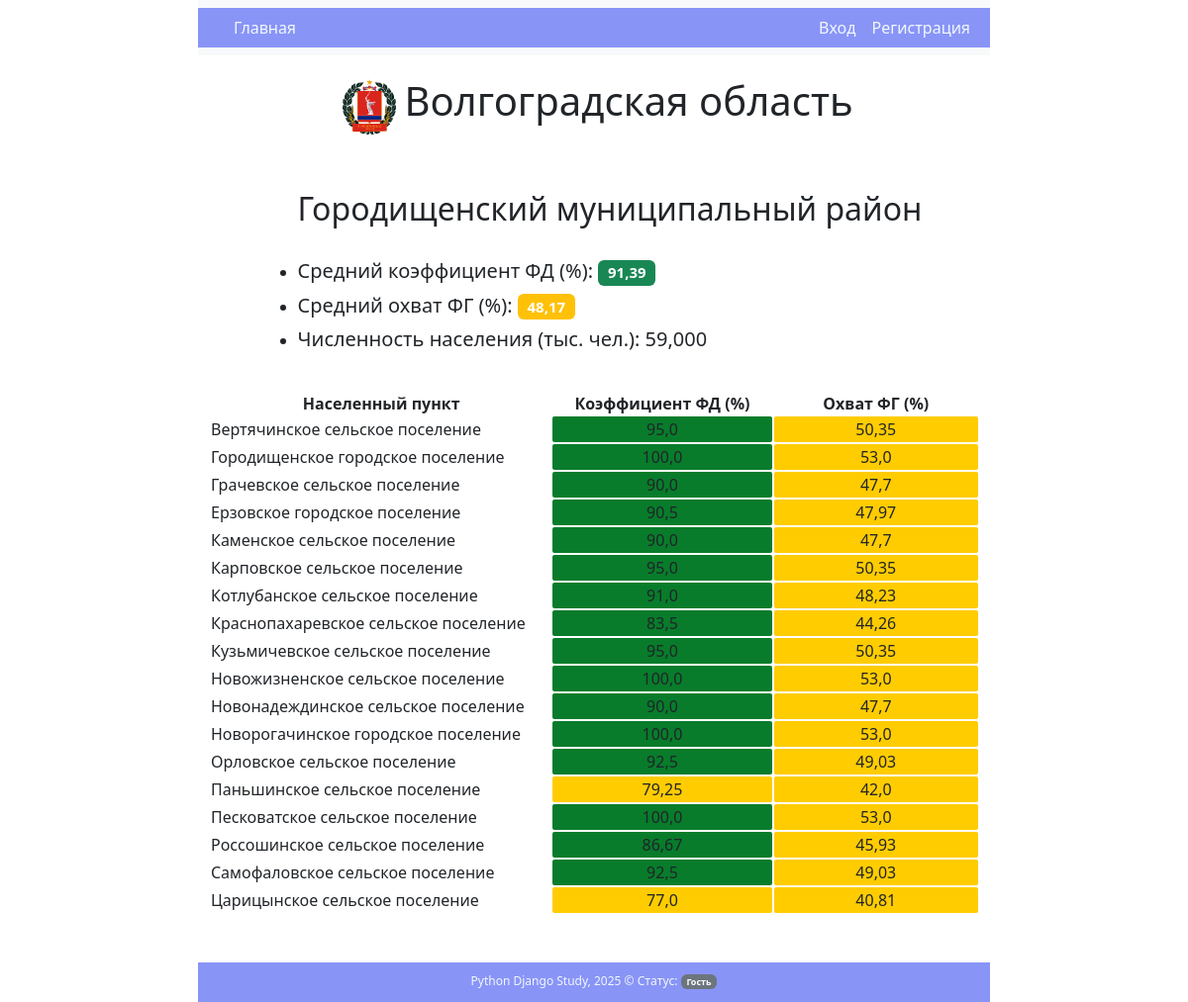
/mo/3/, run on an earlier commit of the app's database.
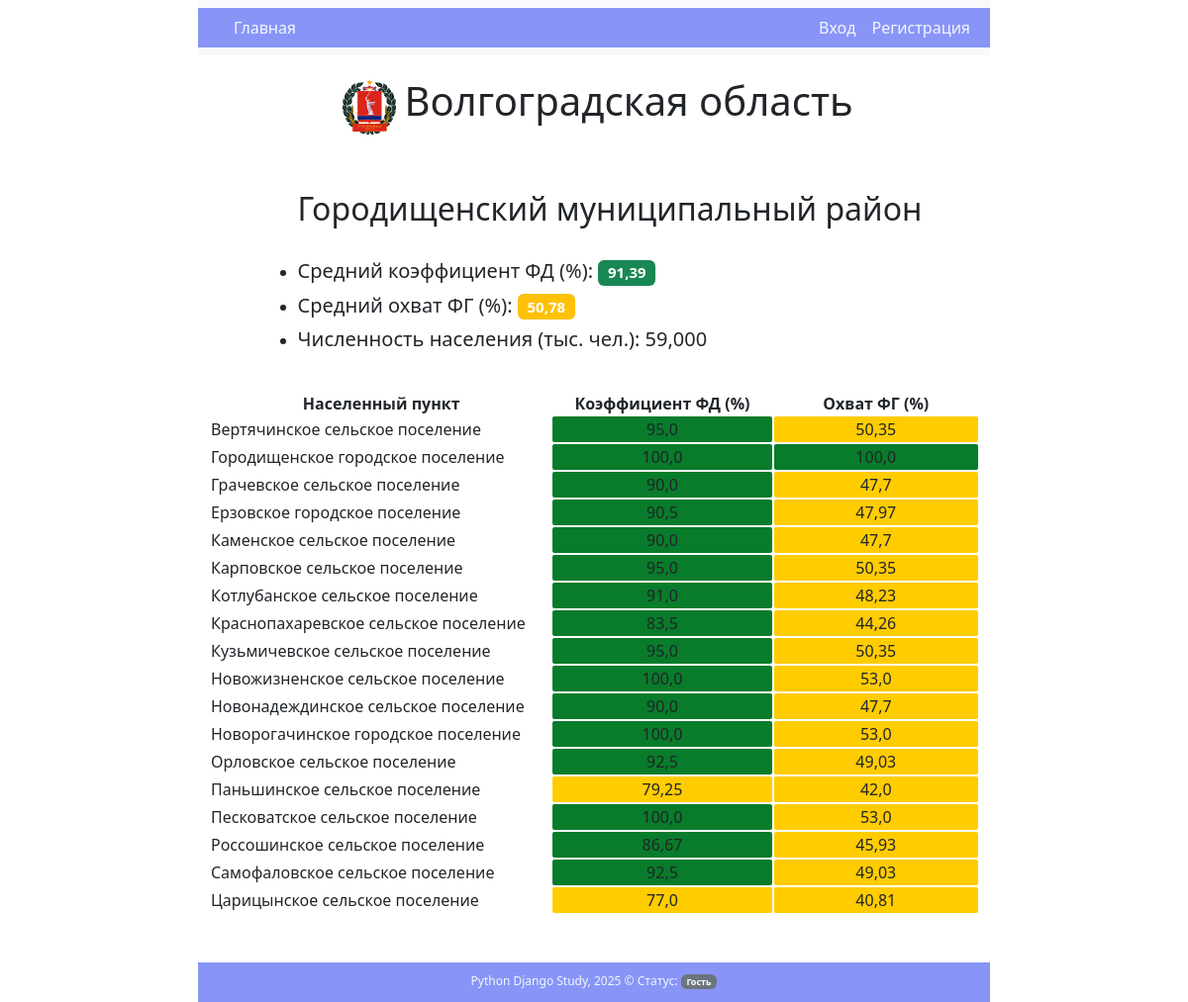
And on a later commit of the database.
### core/models.py (models this page shows)
class StatisticsShort(models.Model):
    MO = models.ForeignKey(MO, on_delete=models.SET_NULL, null=True, blank=True, verbose_name="Муниципальное образование второго уровня")
    period = models.DateTimeField(auto_now_add=True, verbose_name="Отчетный период")
    MO2	= models.TextField (verbose_name="Муниципальное образование второго уровня")
    MO1	= models.TextField (verbose_name="Муниципальное образование первого уровня")
    F = models.FloatField(verbose_name="Коэффициент финансовой доступности")
    FG = models.FloatField(verbose_name="Коэффициент финансовой грамотности")
    CHN	= models.FloatField (verbose_name="Население", help_text="Численность населения")
    CHN_Sub	= models.FloatField (verbose_name="Население", help_text="Численность населения")
    Pop_Per	= models.FloatField (verbose_name="Население", help_text="Численность населения")
    class Meta:
        verbose_name = "Статистика"
        verbose_name_plural = "отчеты"

### core/views.py (the view)
# urls.py: path('mo/<int:mo_id>/', MO_View.as_view(), name='mo'),
class MO_View(TemplateView):
    template_name = "MO.html"
    model = StatisticsShort
    context_object_name = 'mo'
    pk_url_kwarg = "mo_id"
    def get_context_data(self, **kwargs):
        context = super().get_context_data(**kwargs)
        mo_id = self.kwargs.get('mo_id')  # Извлекаем mo_id из URL
        mo = StatisticsShort.objects.filter(MO=mo_id)  # Получаем все объекты по mo_id
        mo_head = StatisticsShort.objects.values("MO2").annotate(avg_F=Avg('F')).annotate(avg_FG=Avg('FG')).annotate(avg_CHN=Avg('CHN')).filter(MO=mo_id)
        context['mo'] = mo  # Добавляем объект в контекст
        for item in context['mo']:
            item.F = float(item.F.replace(',', '.'))  # Заменяем запятую на точку и преобразуем в число
            item.FG = float(item.FG.replace(',', '.'))
        context['mo_head'] = mo_head
        return context

### core/context_processors.py (called while the page is built)
def get_main_menu(request):
    context = {
        'menu':[
            {'name': "Главная", 'url':'landing'},
        ]
    }
    return context

### core/templates/MO.html
{% extends "base.html" %}
{% load static %}
{% block content %}
    <div class="region_info d-flex flex-row mb-3 justify-content-center">
        <div class="p-2">
            <img src="{% static 'images/Gerb VO.png' %}" alt="Волгоградская область" class="reg_gerb">
        </div>
        <div class="p-6">
            <p class="region">Волгоградская область</p>
        </div>
	</div>
	<div class="d-flex flex-row mb-3 justify-content-center">
		{% for item in mo_head %}
			<ul >
				<h2>{{item.MO2}}</h2><br>
				{% if item.avg_F  >= 80 %}
                        <li><h5>Средний коэффициент ФД (%): <span class="badge bg-success">{{item.avg_F |floatformat:2 }}</span></h5></li>
                        {% elif item.avg_F >= 60 %}
                            <li><h5>Средний коэффициент ФД (%): <span class="badge bg-warning">{{item.avg_F |floatformat:2 }}</span></h5></li>
						{% elif item.avg_F >= 40 %}
                            <li><h5>Средний коэффициент ФД (%): <span class="badge bg-warning">{{item.avg_F |floatformat:2 }}</span></h5></li>
						{% elif item.avg_F >= 20 %}
                            <li><h5>Средний коэффициент ФД (%): <span class="badge bg-danger">{{item.avg_F |floatformat:2 }}</span></h5></li>
						{% elif item.avg_F >= 0 %}
                            <li><h5>Средний коэффициент ФД (%): <span class="badge bg-danger">{{item.avg_F |floatformat:2 }}</span></h5></li>
                    {% endif %}
				{% if item.avg_FG  >= 60 %}
                        <li><h5>Средний охват ФГ (%): <span class="badge bg-success">{{item.avg_FG |floatformat:2 }}</span></h5></li>
                        {% elif item.avg_FG >= 40 %}
                            <li><h5>Средний охват ФГ (%): <span class="badge bg-warning">{{item.avg_FG |floatformat:2 }}</span></h5></li>
						{% elif item.avg_FG >= 20 %}
                            <li><h5>Средний охват ФГ (%): <span class="badge bg-danger">{{item.avg_FG |floatformat:2 }}</span></h5></li>
						{% elif item.avg_FG >= 0 %}
                            <li><h5>Средний охват ФГ (%): <span class="badge bg-secondary">{{item.avg_FG |floatformat:2 }}</span></h5></li>
                    {% endif %}
				<li><h5>Численность населения (тыс. чел.):  {{item.avg_CHN |floatformat:3 }}</h5></li>
			</ul>
		{% endfor %}
	</div>
	<div class=" d-flex flex-row mb-3 justify-content-center">
		<table>
			<thead>
				<tr>
					<th class="table_name">Населенный пункт </th>
					<th class="table_data">Коэффициент ФД (%)</th>
					<th></th>
					<th class="table_data">Охват ФГ (%)</th>
				</tr>
			</thead>
			<tbody>
				{% for item in mo %}
				<tr>
					<td >{{ item.MO1 }}</td>
					<td class="table_data" style="background-color: {% if item.F >= 80 %} #087c2bff {% elif item.F >= 60 %} #ffcc00 {% elif item.F >= 40 %} #ff9900 {% elif item.F >= 20 %} #ff3300 {% else %} #ff0000 {% endif %};">
					{{ item.F }}
					</td>
					<td></td>
					<td class="table_data" style="background-color: {% if item.FG >= 60 %} #087c2bff {% elif item.FG >= 40 %} #ffcc00  {% elif item.FG >= 20 %} #ff3300 {% else %} #ff0000 {% endif %};">
					{{ item.FG }}
					</td>
				</tr>
				<tr class = "table-row">
					<td></td>
				</tr>
				{% endfor %}
			</tbody>
		</table>
	</div>
{% endblock content %}

### core/templates/base.html (shortened to what this page needs)
{% load static %}
<!DOCTYPE html>
<html lang="ru">
    <head>
        {% block styles %}
            <link href="https://cdn.jsdelivr.net/npm/bootstrap@5.3.2/dist/css/bootstrap.min.css" rel="stylesheet">
            <link rel="stylesheet" type="text/css" href="{% static 'css\main.css' %}">
            <link rel="stylesheet" href="https://cdn.jsdelivr.net/npm/bootstrap-icons@1.8.1/font/bootstrap-icons.css">
        {% endblock styles %}
    </head>
    <body>
        {% block header %}
            <header>
                {% include "nav-bar.html" %}
            </header>
        {% endblock header %}
        <main>
            <div class="col-md-8 container-fluid">
                {% block content %}
                {% endblock content %}
            </div>
        </main>
        <div class="toast-container position-fixed top-0 start-50 p-3">
        </div>
        <div class="anti_footer">
            <br>
            <br>
            <br>
        </div>
        {% block footer %}
            <footer class="col-md-8 fixed-bottom">
                <p>Python Django Study, 2025 &copy;
                    {% if user.is_superuser %}
                        Статус: <span class="badge bg-danger">Администратор</span>
                        {% elif user.is_staff %}
                            Статус: <span class="badge bg-warning">Сотрудник</span>
                        {% else %}
                            Статус: <span class="badge bg-secondary">Гость</span>
                    {% endif %}
                </p>
            </footer>
        {% endblock footer %}
    </body>
</html>

### core/templates/nav-bar.html (shortened to what this page needs)
    {% load static %}
        <nav class="navbar-expand-lg  bg-body-tertiary navbar col-md-8 container-fluid" >
        <div class="container-fluid">
            <div class="collapse navbar-collapse" id="navbarSupportedContent">
                <ul class="navbar-nav me-auto mb-2 mb-lg-0">
                    {% for menu_item in menu  %}
                        <a class="nav-link" aria-current="page" href="{% url menu_item.url %}"> {{ menu_item.name }} </a>
                    {% endfor %}
                </ul>
                <ul class="navbar-nav ms-auto">
                    {% if user.is_authenticated %}
                    <li class="nav-item">
                        <span class="nav-link">Привет, </span>
                    </li>
                    <li class="nav-item">
                        {% comment %} <span class="nav-link">Привет, {{ user.username }}!</span> {% endcomment %}
                        {% comment %} <span class="d-inline-block">Привет, {% endcomment %}
                            <a class="nav-link " href="#"> {{ user.username }} ! </a>
                            {% comment %} !
                        </span> {% endcomment %}
                    </li>
                    {% comment %} <li class="nav-item">
                        <span class="nav-link">! </span>
                    </li> {% endcomment %}
                    <li class="nav-item">
                        <form action="{% url 'logout' %}" method="post" class="d-inline">
                            {% csrf_token %}
                            <button type="submit" class="nav-link btn btn-link">Выход</button>
                        </form>
                    </li>
                    {% else %}
                    <li class="nav-item">
                        <a class="nav-link" href="{% url 'login' %}">Вход</a>
                    </li>
                    <li class="nav-item">
                        <a class="nav-link" href="{% url 'register' %}">Регистрация</a>
                    </li>
                    {% endif %}
                </ul>
            </div>
        </div>
    </nav>

### static/css/main.css (style rules this page uses)
body { margin: 0; padding: 0; height: calc(100vh + 50px); }
footer { padding: 10px; text-align: center; height: 40px; background: #8994f7; color: rgb(14, 13, 13); font-size: 12px; margin-right: auto; margin-left: auto; color: aliceblue; }
.region { text-align: center; font-size: 5vh; }
.region_info { padding-bottom: 3vh; padding-top: 2vh; height: 15vh; }
.table_name { width: 400px; text-align: center; }
.table_data { width: 250px; text-align: center; padding: -5px; border-radius: 2px; margin-bottom:2px ; }
.region_info div { max-height: 15vh; }
.region_info img { width: auto; height: 7vh; }
header .navbar div { text-align: center; background-color: #8994f7; }
.nav-link { color: aliceblue; }
.toast-container { z-index: 1055 !important; }

What changed in the data, as far as the page shows it:
changed StatisticsShort "Городищенское городское поселение": FG "53,0" → "100,0"
Also different on the page:
new list line: "Городищенский муниципальный район Средний коэффициент ФД (%): 91,39 Средний охват ФГ (%): 50,78 Численность населения (тыс. чел.): 59,000"
list line gone: "Городищенский муниципальный район Средний коэффициент ФД (%): 91,39 Средний охват ФГ (%): 48,17 Численность населения (тыс. чел.): 59,000"
